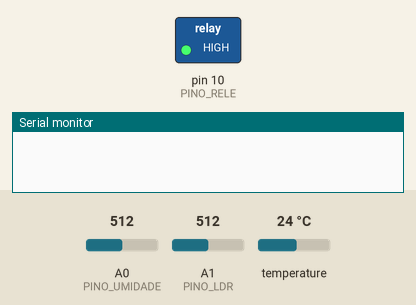
Bench run of a sketch on a simulated Arduino Uno, built with avr-gcc and run on an emulated ATmega328P. Parts: switched loads named in the sketch (green lamp = pin HIGH), the last lines printed to the serial monitor. Inputs (shaded band) come from the test bench; at power-on: A0 (PINO_UMIDADE) = 512, A1 (PINO_LDR) = 512, temperature 24 °C.

Above: at 0.4 s.
At 24.2 s:
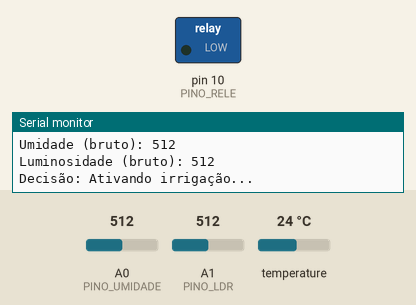
Timing chart, 0 to 27.2 s (numbered marks = the images above):
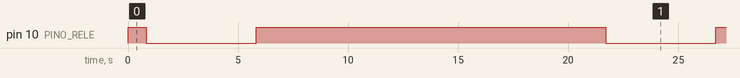

Measured:
- by itself, pin 10 (PINO_RELE): alternates HIGH for 15.9 s and LOW for 5.0 s

The sketch:

auto_irrig.ino
```cpp
#include <OneWire.h>
#include <DallasTemperature.h>

// Definições de pinos
#define PINO_UMIDADE A0
#define PINO_LDR A1
#define PINO_RELE 10
#define PINO_DS18B20 2

// Configuração do sensor de temperatura DS18B20
OneWire oneWire(PINO_DS18B20);
DallasTemperature sensors(&oneWire);

// Função para prever irrigação com base nos valores brutos
bool preverIrrigacaoIA(float temperatura, int umidadeBruto, int luminosidadeBruto) {
    // Permite irrigação se a umidade estiver acima de 750 (solo seco)
    if (umidadeBruto > 750) {
        Serial.println("Decisão: Solo seco detectado. Irrigação necessária.");
        return true;
    }

    // Lógica adicional da árvore de decisão
    if (temperatura > 30.5) {
        if (luminosidadeBruto > 65) { // Ajuste para valores reais do sensor
            return true;
        } else {
            return false;
        }
    } else {
        if (luminosidadeBruto > 75) { // Ajuste para valores reais do sensor
            return true;
        } else {
            return false;
        }
    }
}

void setup() {
    Serial.begin(9600); // Inicializa a comunicação serial
    sensors.begin();    // Inicializa o sensor de temperatura

    // Configuração dos pinos
    pinMode(PINO_UMIDADE, INPUT);
    pinMode(PINO_LDR, INPUT);
    pinMode(PINO_RELE, OUTPUT);
    digitalWrite(PINO_RELE, HIGH); // Certifica-se de que o relé está desligado inicialmente
}

void loop() {
    // Leitura dos sensores sem conversão
    int umidadeBruto = analogRead(PINO_UMIDADE); // Leitura bruta do sensor de umidade
    int luminosidadeBruto = analogRead(PINO_LDR); // Leitura bruta do sensor de luminosidade
    sensors.requestTemperatures();                // Solicita a leitura da temperatura
    float temperatura = sensors.getTempCByIndex(0); // Obtém a temperatura em °C

    // Exibir leituras brutas no Monitor Serial
    Serial.print("Temperatura (°C): ");
    Serial.println(temperatura);
    Serial.print("Umidade (bruto): ");
    Serial.println(umidadeBruto);
    Serial.print("Luminosidade (bruto): ");
    Serial.println(luminosidadeBruto);

    // Decisão com base na árvore de decisão treinada
    if (preverIrrigacaoIA(temperatura, umidadeBruto, luminosidadeBruto)) {
        Serial.println("Decisão: Ativando irrigação...");
        digitalWrite(PINO_RELE, LOW); // Ativa o relé para iniciar a irrigação
        delay(5000);                   // Aguarda 5 segundos para a irrigação
        digitalWrite(PINO_RELE, HIGH);  // Desativa o relé após o tempo
        Serial.println("Decisão: Irrigação concluída.");

        // Releia os sensores para avaliar a nova condição
        umidadeBruto = analogRead(PINO_UMIDADE);
        Serial.print("Umidade após irrigação (bruto): ");
        Serial.println(umidadeBruto);

        // Verifique novamente se é necessário irrigar
        if (umidadeBruto > 750) {
            Serial.println("Solo ainda seco após irrigação. Continuando irrigação.");
            return; // O loop será reiniciado automaticamente
        } else {
            Serial.println("Solo agora úmido. Não é necessário continuar irrigação.");
        }
    } else {
        Serial.println("Decisão: Não é necessário irrigar.");
    }

    delay(15000); // Pausa de 5 segundos antes da próxima atualização
}
```
